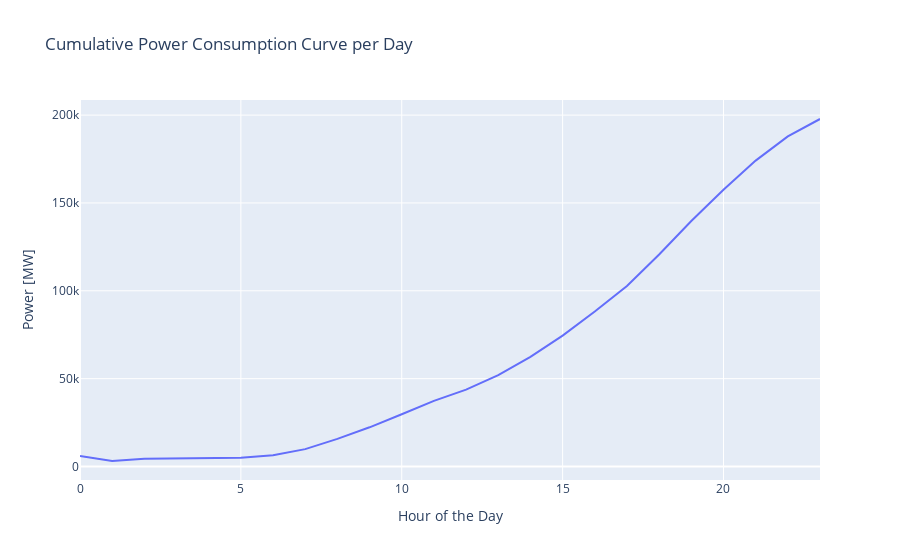

Here is the notebook cell this chart was saved with:
### Code cell
for i in range(24):
  if i > 1:
    dia_medio[i] += dia_medio[i-1]

grafico_interativo_linha(list(range(24)),
                        dia_medio[0:24],
                        "Hour of the Day",
                        "Power [MW]",
                        "Cumulative Power Consumption Curve per Day")

# plt.plot(range(24),dia_medio[0:24])
# plt.title("Cumulative Power Consumption Curve per Day")
# plt.ylabel("Power [MW]")
# plt.xlabel("Hour of the Day")

### Figure 1 — Plotly figure (JSON) as saved in the notebook; plotly's stock layout.template omitted (floating-point values rounded to 4 significant figures)
{"data": [{"mode": "lines", "name": "", "type": "scatter", "x": [0, 1, 2, 3, 4, 5, 6, 7, 8, 9, 10, 11, 12, 13, 14, 15, 16, 17, 18, 19, 20, 21, 22, 23], "y": [6056.0, 3140.0, 4352.0, 4512.0, 4512.0, 5002.0, 6413.0, 9895.0, 15730.0, 22310.0, 29740.0, 37370.0, 43780.0, 52000.0, 62410.0, 74520.0, 88210.0, 102800.0, 120700.0, 139800.0, 157500.0, 174100.0, 187900.0, 197800.0]}], "layout": {"legend": {"title": {"text": "Legenda"}}, "title": {"text": "Cumulative Power Consumption Curve per Day"}, "xaxis": {"title": {"text": "Hour of the Day"}}, "yaxis": {"title": {"text": "Power [MW]"}}}}
